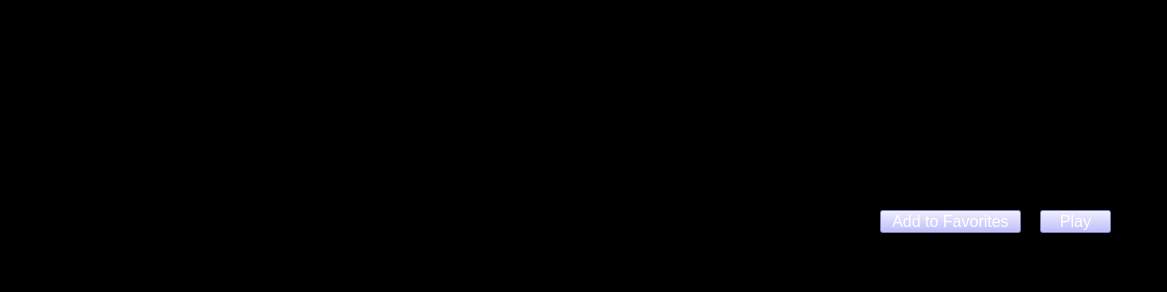
<?xml version="1.0" encoding="UTF-8"?>
<ui version="4.0">
 <class>MainWindow</class>
 <widget class="QMainWindow" name="MainWindow">
  <property name="geometry">
   <rect>
    <x>0</x>
    <y>0</y>
    <width>1167</width>
    <height>292</height>
   </rect>
  </property>
  <property name="windowTitle">
   <string>MainWindow</string>
  </property>
  <property name="styleSheet">
   <string notr="true">QWidget {
    background-color:rgb(0, 0, 0)
}</string>
  </property>
  <widget class="QWidget" name="centralwidget">
   <widget class="QTableWidget" name="MovieDescriptionTable">
    <property name="geometry">
     <rect>
      <x>70</x>
      <y>20</y>
      <width>1041</width>
      <height>161</height>
     </rect>
    </property>
   </widget>
   <widget class="QPushButton" name="pushButton">
    <property name="geometry">
     <rect>
      <x>880</x>
      <y>210</y>
      <width>141</width>
      <height>23</height>
     </rect>
    </property>
    <property name="font">
     <font>
      <pointsize>12</pointsize>
     </font>
    </property>
    <property name="styleSheet">
     <string notr="true">QPushButton {
    background-color: rgb(170, 170, 255);
    color: white;
}

QPushButton:hover {
    background-color: rgb(128, 120, 215);
    color: white;
}

QPushButton:pressed {
    background-color: rgb(85, 170, 127);
    color: white;
}
</string>
    </property>
    <property name="text">
     <string>Add to Favorites</string>
    </property>
   </widget>
   <widget class="QPushButton" name="pushButton_2">
    <property name="geometry">
     <rect>
      <x>1040</x>
      <y>210</y>
      <width>71</width>
      <height>23</height>
     </rect>
    </property>
    <property name="font">
     <font>
      <pointsize>12</pointsize>
     </font>
    </property>
    <property name="styleSheet">
     <string notr="true">QPushButton {
    background-color: rgb(170, 170, 255);
    color: white;
}

QPushButton:hover {
    background-color: rgb(128, 120, 215);
    color: white;
}

QPushButton:pressed {
    background-color: rgb(85, 170, 127);
    color: white;
}
</string>
    </property>
    <property name="text">
     <string>Play</string>
    </property>
   </widget>
  </widget>
  <widget class="QMenuBar" name="menubar">
   <property name="geometry">
    <rect>
     <x>0</x>
     <y>0</y>
     <width>1167</width>
     <height>21</height>
    </rect>
   </property>
  </widget>
  <widget class="QStatusBar" name="statusbar"/>
 </widget>
 <resources/>
 <connections/>
</ui>
